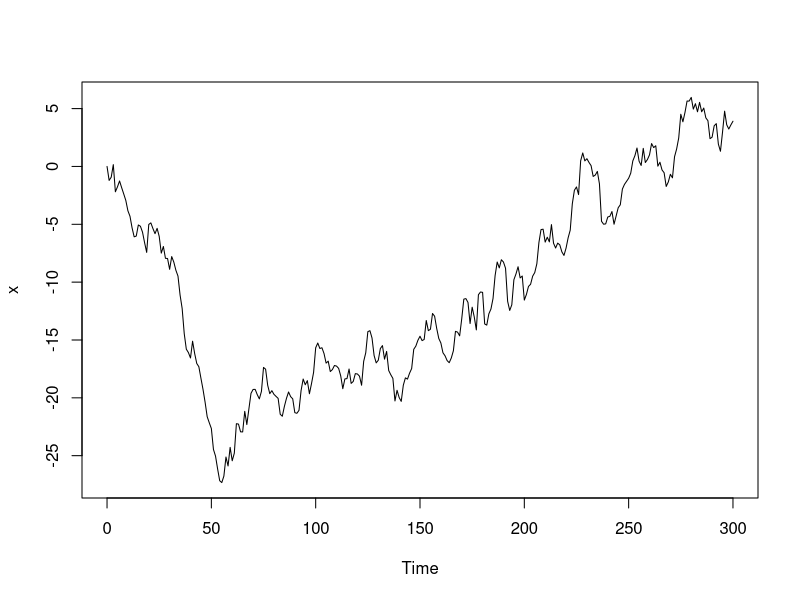
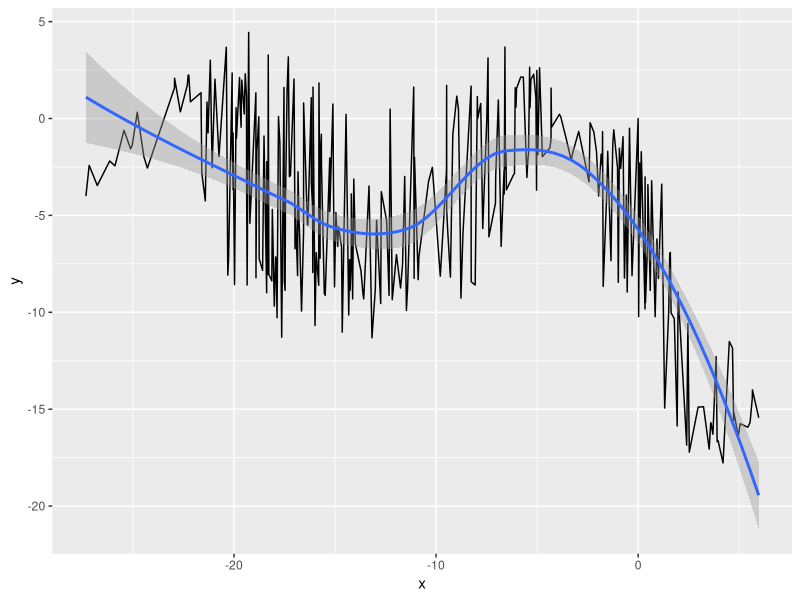

These charts were generated, in order, by the following R code:

library(tidyverse)

# Generate data without a real realation (spurious regression)
#set.seed(1234)
set.seed(1234)
n <- 300
e.1 <- rnorm(n,0,1)
e.2 <- rnorm(n,0,1)
x <- arima.sim(n=n,list(order=c(0,1,0)),innov = e.1)
y <- arima.sim(n=n,list(order=c(0,1,0)),innov = e.2)

plot(x,type = "l")
# ggplot(tibble(x, i = 1:length(x)), aes(y = x, x = i)) + geom_line() + geom_smooth( method = "lm")

# Ser det ut til å være en sammenheng mellom y og x?
df <- tibble( y = y, x = x)

qplot(y = y, x = x, data = df, geom = c("line", "smooth"))
lm( data = df, y~x ) |> summary()

## We know that there should not be a relation. 
# How to test?

# Test the corr between diff
lm(diff(y) ~diff(x)) |> summary()
